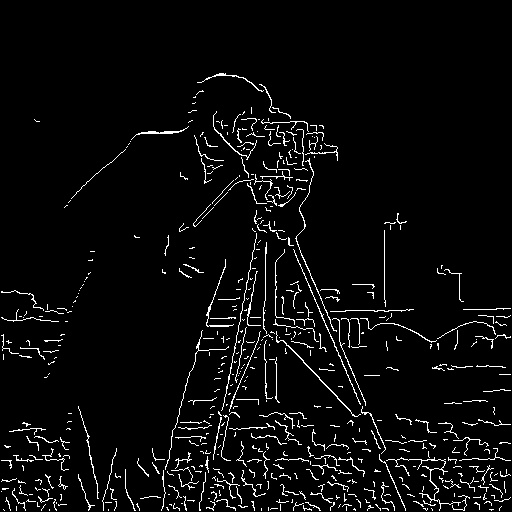
#> input picture HW4/CODE/Q1_output/cameraman.jpg, 512 x 512 px, given in place of cameraman.png, which was not available
$ jupyter execute --allow-errors HW2.ipynb
#> lines starting #> are read from the running program, lines starting #| are printed output that depends on the picture; pictures that were not available may be replaced by others from this repository, and a replacement may not be noted
[cell 1]
### Q2-a

# a. Here's how to plot the signal over one period and calculate its frequency:
import numpy as np
import matplotlib.pyplot as plt
t = np.linspace(0, 0.5, 200)
x = 2*np.sin(2*np.pi*10*t) + np.sin(2*np.pi*20*t)
plt.figure(figsize=(10, 8))
plt.plot(t, x)
plt.xlabel('Time (s)')
plt.ylabel('Amplitude')
plt.title('Signal')
plt.grid()
plt.show()
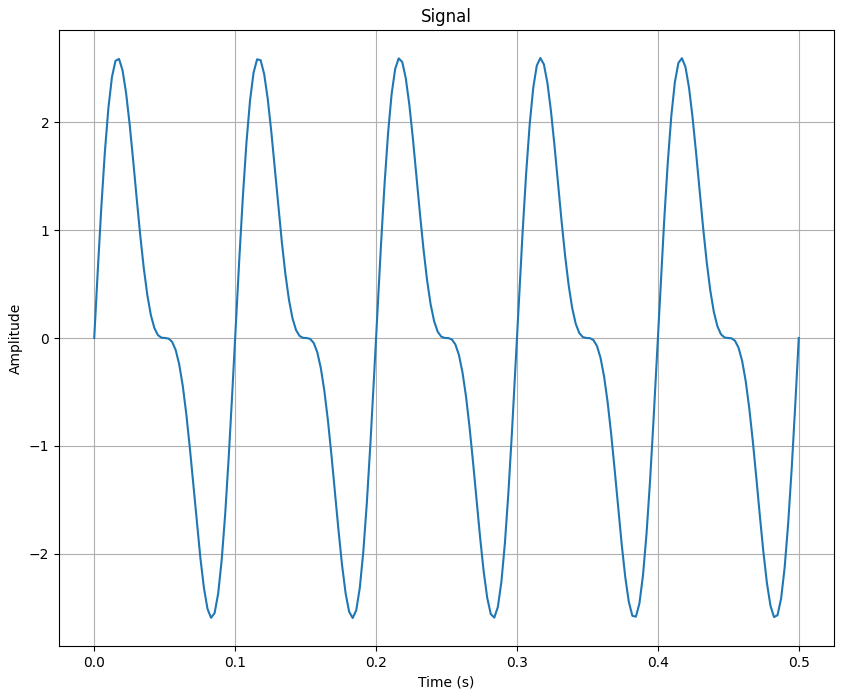
#> figure drawn by matplotlib, 1 panel; curve peaks at x = 0.317, y = 2.6
# The plot will show a graph of the sinusoidal signal over one period. The frequency of the signal is calculated using Fourier transform and printed on the console.
plt.figure(figsize=(10, 8))
plt.plot(t, x)
plt.xlim(0,0.1)
plt.xlabel('Time (s)')
plt.ylabel('Amplitude')
plt.title('Signal')
plt.grid()
plt.show()
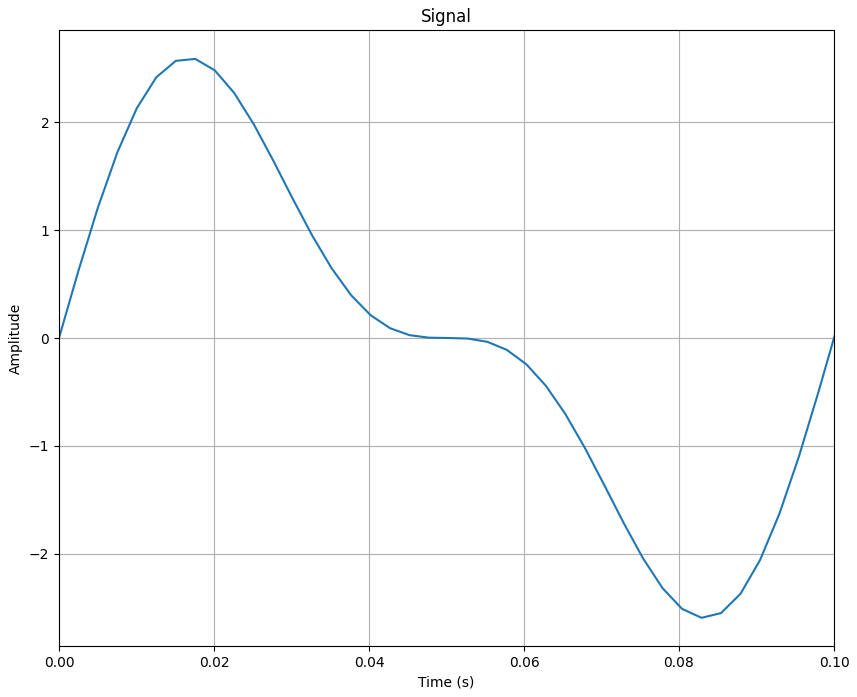
#> figure drawn by matplotlib, 1 panel; curve peaks at x = 0.317, y = 2.6

[cell 2]
### Q2-b

def frq(frequency):
    t = np.linspace(0, 0.5, 200)
    x1 = 2*np.sin(2*np.pi*10*t) + np.sin(2*np.pi*20*t)
    T = 1 / frequency
    n = np.arange(0, 0.5 / T)
    nT = n * T
    x2 = 2*np.sin(2*np.pi*10*nT) + np.sin(2*np.pi*20*nT)

    plt.figure(figsize=(10, 8))
    plt.plot(t, x1,label=f'Sine Wave')
    plt.stem(nT, x2, 'red', label=f'Resampling at fs={frequency}Hz')
    plt.plot(nT, x2, 'orange', label='Reconstructed Sine Wave')
    plt.title(f'Sampling Rate:{frequency}Hz')
    plt.xlabel('time.', fontsize=15)
    plt.ylabel('Amplitude', fontsize=15)
    plt.xlim(0,0.1)
    plt.legend(fontsize=10, loc='upper right')

for i in [35,40,80]:
    frq(i)
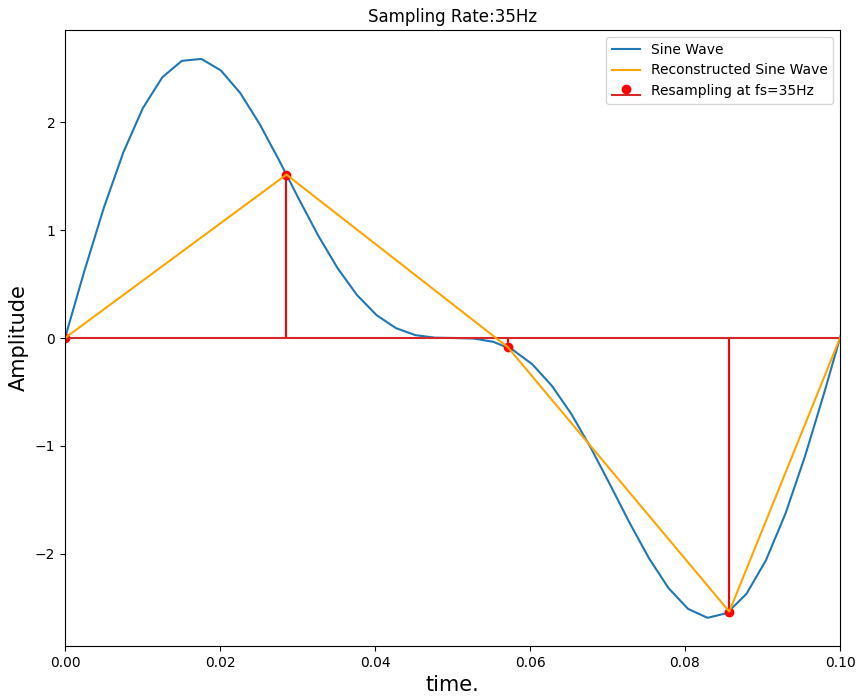
#> figure drawn by matplotlib, 1 panel; curve peaks at x = 0.317, y = 2.6; curve peaks at x = 0.114, y = 2.54
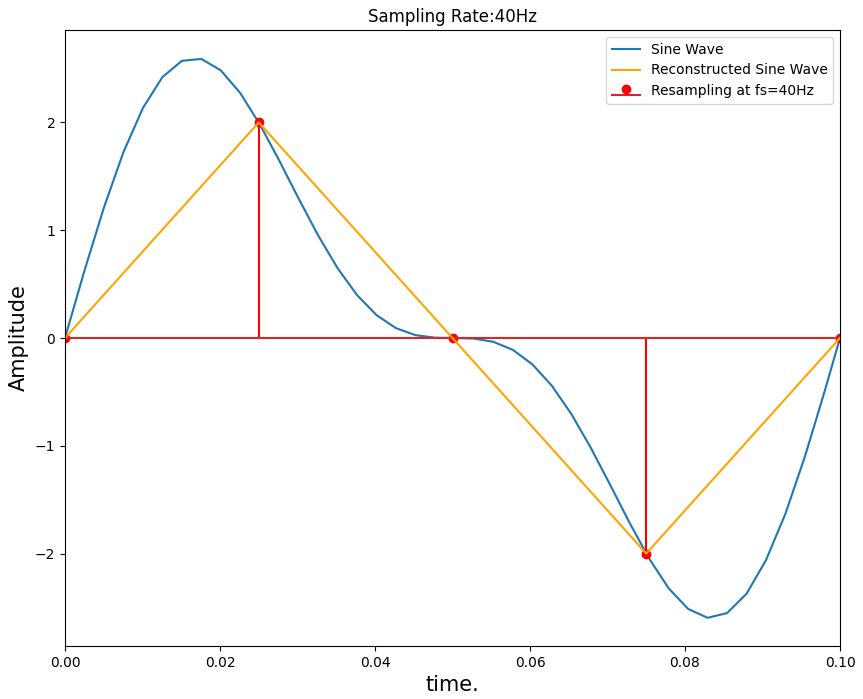
#> figure drawn by matplotlib, 1 panel; curve peaks at x = 0.317, y = 2.6; curve peaks at x = 0.225, y = 2
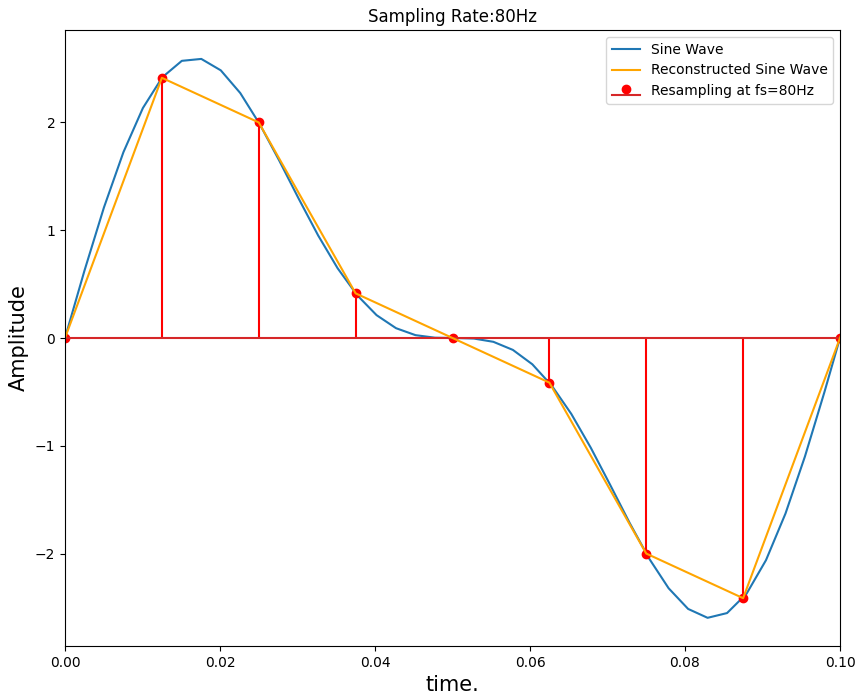
#> figure drawn by matplotlib, 1 panel; curve peaks at x = 0.317, y = 2.6; curve peaks at x = 0.213, y = 2.41

[cell 3]
### Q3-a

import cv2
import numpy as np
import matplotlib.pyplot as plt

# Load the original image
img = cv2.imread('coin.jpg', cv2.IMREAD_GRAYSCALE)

#> (the rest of this cell did not finish here and is left out)

[cell 4]
### Q3-b&c

factors = [8,4,2,1]
#> (the rest of this cell did not finish here and is left out)

[cell 5]
factors = [2]
#> (the rest of this cell did not finish here and is left out)

#> (a cell that did not finish here is left out)

[cell 7]
### Q4-a


import numpy as np
import matplotlib.pyplot as plt

def compute_dct_basis(N):
#> called with N = 8
    basis = np.zeros((N*N, N, N))
    for i in range(N):
        for j in range(N):
            # Compute the DCT basis function for (i, j)
            dct_basis = np.zeros((N, N))
            for p in range(N):
                for q in range(N):
                    dct_basis[p, q] = np.cos(((2*p + 1)*i*np.pi)/(2*N)) * np.cos(((2*q + 1)*j*np.pi)/(2*N))

            # Normalize the DCT basis function and store it in the set
            basis[i*N+j] = dct_basis / np.sqrt(2*N) if i == 0 and j == 0 else dct_basis / np.sqrt(N)

    return basis

[cell 8]
N = 8
basis = compute_dct_basis(N)

# Plot the basis images
fig, axs = plt.subplots(N, N, figsize=(10,10))
for i in range(N):
    for j in range(N):
        axs[i, j].imshow(basis[i*N+j], cmap='gray', vmin=-1, vmax=1)
        axs[i, j].set_xticks([])
        axs[i, j].set_yticks([])
plt.show()
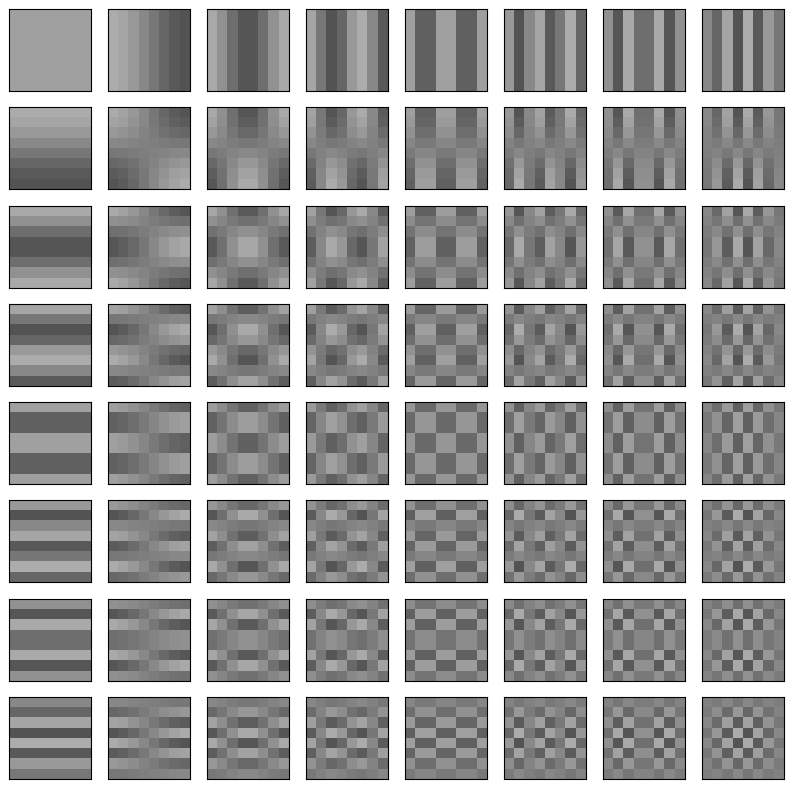
#> figure drawn by matplotlib, 64 panels

[cell 9]
### Q4-b

import numpy as np
def compress(img, basis_images, n):
    height, width  = img.shape
    N = basis_images[0].shape[0]
    compressed_img = np.zeros((height, width))
    for i in range(height // N):
        for j in range(width // N):
            block = img[i*N:(i+1)*N, j*N:(j+1)*N]
            dct_coeffs = []
            for basis in basis_images:
                dct_coeff = np.sum(block * basis)
                dct_coeffs.append(dct_coeff)
            dct_coeffs = np.array(dct_coeffs)
            sorted_coeffs = np.argsort(np.abs(dct_coeffs))[::-1]
            dct_coeffs[sorted_coeffs[n:]] = 0
            reconstructed_block = np.zeros((N, N))
            for k, basis in enumerate(basis_images):
                reconstructed_block += dct_coeffs[k] * basis
            reconstructed_block *= np.sqrt(2*N)
            compressed_img[i*N:(i+1)*N, j*N:(j+1)*N] = reconstructed_block
    return compressed_img

[cell 10]
### Q4-c
import cv2 as cv

img = cv.imread('cameraman.png')
#> img is the input picture: shape (512, 512, 3); min 0, max 255, mean 10.8
img = cv.cvtColor(img, cv.COLOR_BGR2GRAY)
#> img: shape (512, 512)
N = 8
basis = compute_dct_basis(N)
# compressed_img = compress(img, basis, n=j)
for j in [1,10,20,30,40,50]:
    compressed_img = compress(img, basis, n=j)

    # Display the original and compressed images side-by-side.
    fig, ax = plt.subplots(1, 2, figsize=(10, 5))
    ax[0].imshow(img, cmap='gray')
    ax[0].set_title('Original Image')
    ax[1].imshow(compressed_img, cmap='gray')
    ax[1].set_title(f'Compressed Image with n={j}')
    plt.show()
#> this loop made 6 passes
#> pass 1, `compressed_img = compress(img, basis, n=j)`:
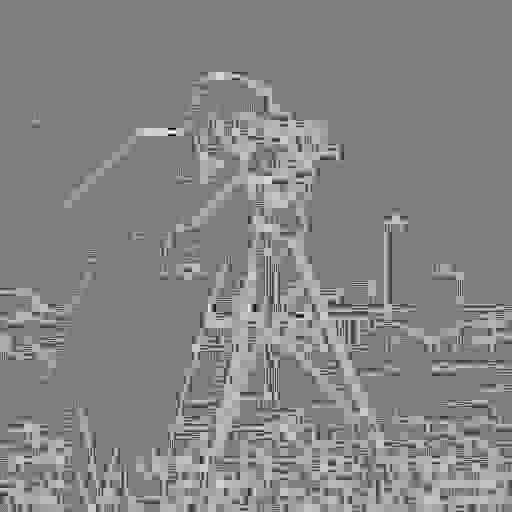
#> compressed_img: shape (512, 512) float64; min -1954.1, max 1954.1, mean 98; drawn with min black and max white
#> pass 2, `compressed_img = compress(img, basis, n=j)`:
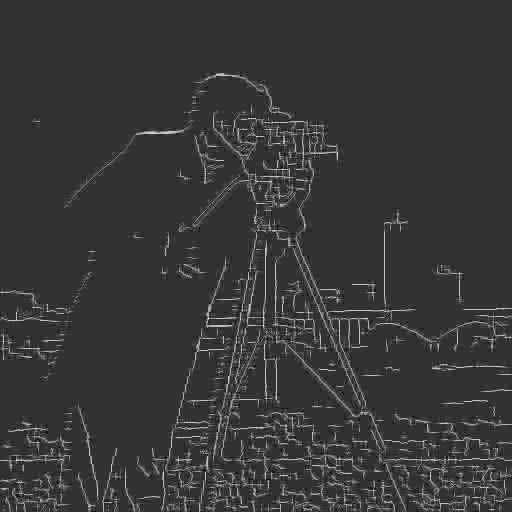
#> compressed_img: shape (512, 512) float64; min -1454.1, max 5825.2, mean 172.1; drawn with min black and max white

$ run again, with HW4/CODE/Q1_output/building.jpg copied over HW4/CODE/Q1_output/cameraman.jpg
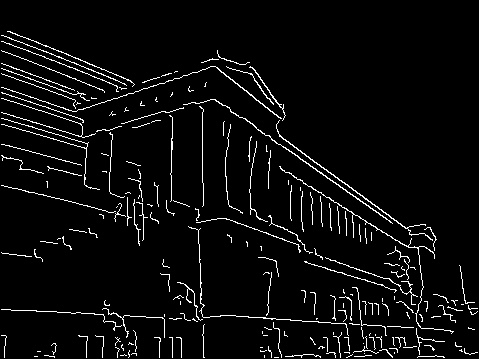
#> input picture HW4/CODE/Q1_output/building.jpg, 479 x 359 px, given in place of cameraman.png, which was not available
#> img is the input picture: shape (359, 479, 3); min 0, max 255, mean 11.9
#> img: shape (359, 479)
#> the loop `for j in [1,10,20,30,40,50]:` made 6 passes
#> pass 1, `compressed_img = compress(img, basis, n=j)`:
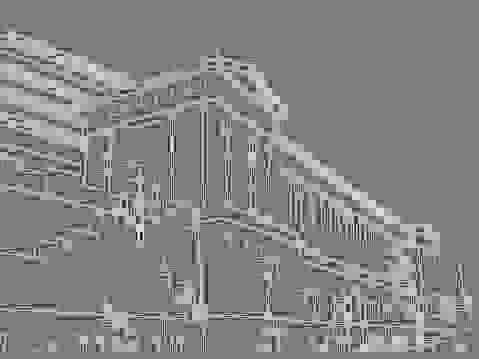
#> compressed_img: shape (359, 479) float64; min -1813.7, max 1813.7, mean 96.5; drawn with min black and max white
#> pass 3, `compressed_img = compress(img, basis, n=j)`:
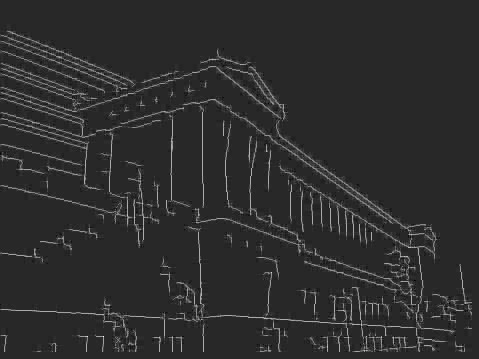
#> compressed_img: shape (359, 479) float64; min -1253.3, max 6680.1, mean 183; drawn with min black and max white

$ run again, with HW4/CODE/Q1_output/Brain1.pgm saved as HW4/CODE/Q1_output/cameraman.jpg
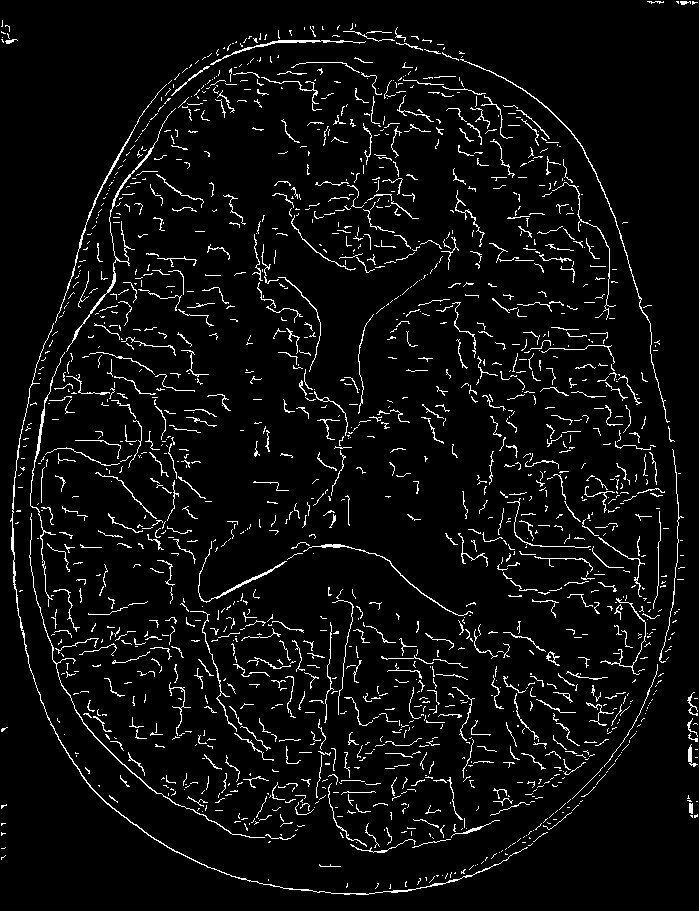
#> input picture HW4/CODE/Q1_output/Brain1.pgm, 699 x 911 px, given in place of cameraman.png, which was not available
#> img is the input picture: shape (911, 699, 3); min 0, max 255, mean 13.2
#> img: shape (911, 699)
#> the loop `for j in [1,10,20,30,40,50]:` made 6 passes
#> pass 1, `compressed_img = compress(img, basis, n=j)`:
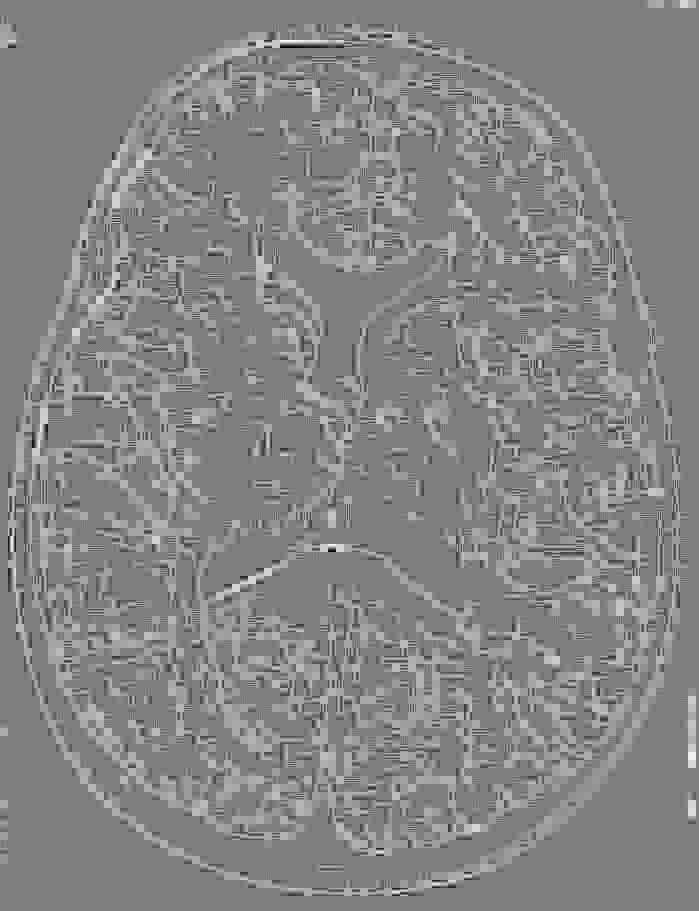
#> compressed_img: shape (911, 699) float64; min -2366.6, max 2366.6, mean 118; drawn with min black and max white
#> pass 2, `compressed_img = compress(img, basis, n=j)`:
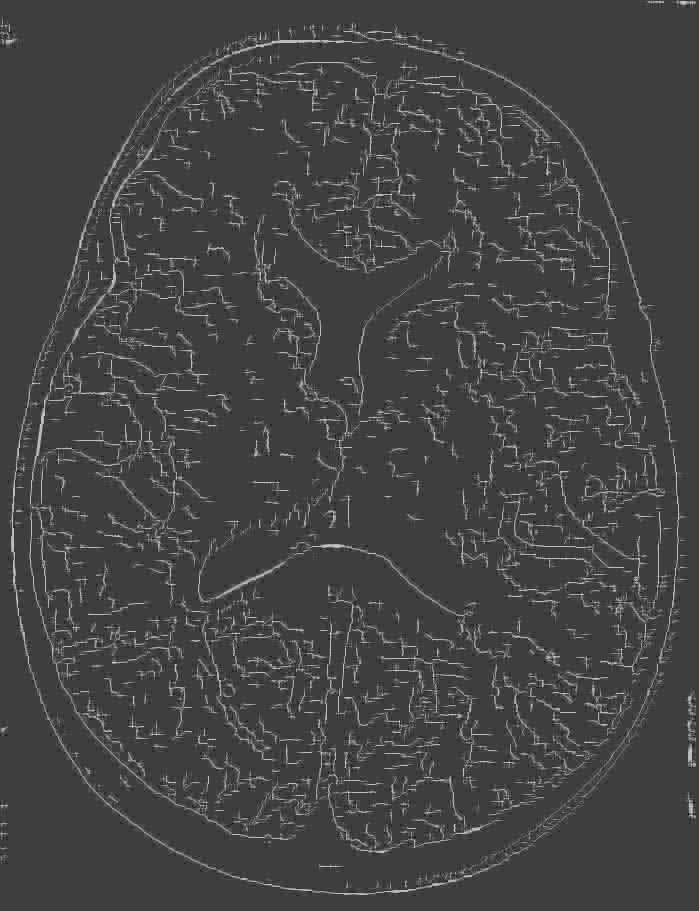
#> compressed_img: shape (911, 699) float64; min -2005.1, max 6219.7, mean 211.6; drawn with min black and max white
